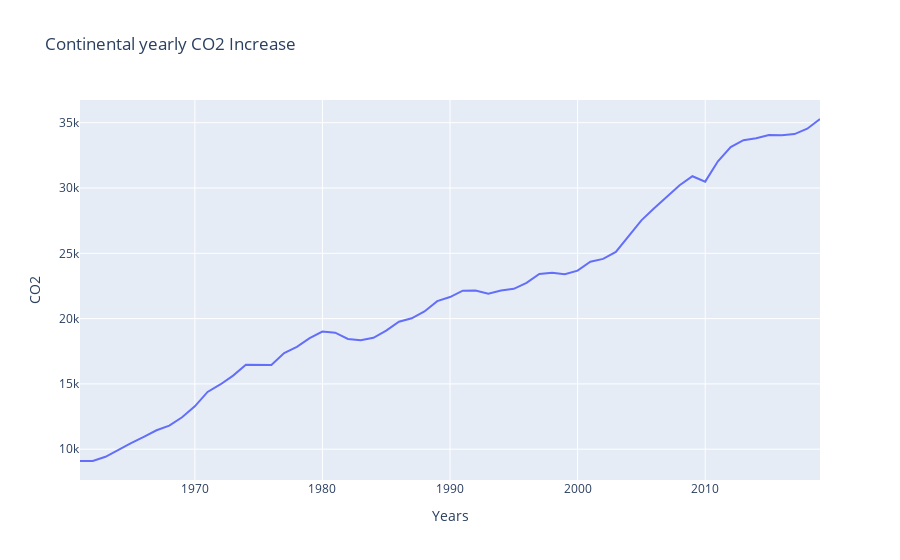

Here is the notebook cell this chart was saved with:
### Markdown cell above
### Overall Sum of each country

### Code cell
def plot_co2_overall_sum():

    labels={'x':'Years', 'y':'CO2'}
    title='Continental yearly CO2 Increase'

    fig = px.line(y=co2_data.resample('Y').sum()['co2'], x=co2_data.resample('Y').median().index,
                 title=title, labels=labels)

    fig.show()
    
plot_co2_overall_sum()
